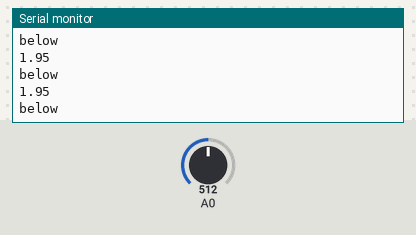
Bench run of a sketch on a simulated Arduino Uno, built with avr-gcc and run on an emulated ATmega328P. On the bench: the last lines printed to the serial monitor. Inputs (shaded band) come from the test bench; at power-on: A0 = 512.

Above: at 1.2 s.
1.3 s: A0 set to 503
At 1.81 s:
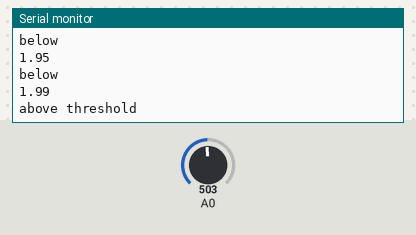
3.5 s: A0 set to 0
At 3.81 s:
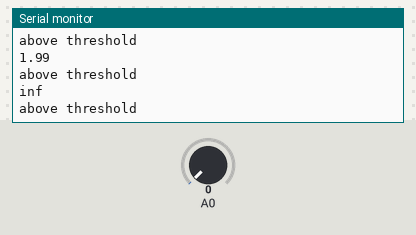

Measured:
- the behaviour switches between 512 and 511 on A0 (found by bisection; images 0 and 1)
- after the input at 1.3 s, the serial monitor: prints a new line after 0.20 s (image 1)
- after the input at 3.5 s, the serial monitor: prints a new line at once (image 2)

The sketch:

mic_script.ino
```cpp
#include <Arduino.h>
double threshold =0;
volatile double sensorValue = 0;

void setup() {
 threshold = 1000.0 / analogRead(A0);
  Serial.begin (9600);
  Serial.println (threshold);
}

void loop() {
  sensorValue = 1000.0 / analogRead(A0);
  Serial.println(sensorValue);
  if (sensorValue > threshold) {
    Serial.println ("above threshold");
  }
  else
    Serial.println ("below");
  delay(500);

}
```
